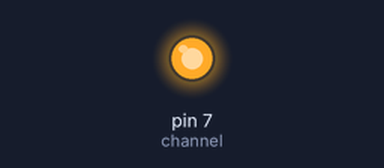
Recording of a program running on a simulated Raspberry Pi (header pin numbers). Shown: output pins drawn as LEDs (lit = HIGH).

Above: at 2.5 s.
At 7.5 s:
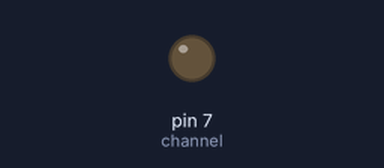
Timing chart, 0 to 13.0 s (numbered marks = the images above):
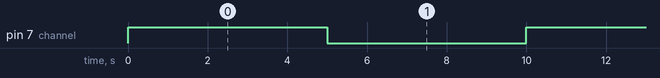

Measured:
- by itself, pin 7 (channel): alternates HIGH for 5.0 s and LOW for 5.0 s

The program:

simplegpio.py
```python
import RPi.GPIO as GPIO
import time
channel = 7
GPIO.setmode(GPIO.BOARD)
GPIO.setup(channel,GPIO.OUT)
for n in range(100):
    GPIO.output(channel,GPIO.HIGH)
    time.sleep(5)
    GPIO.output(channel,GPIO.LOW)
    time.sleep(5)
```
